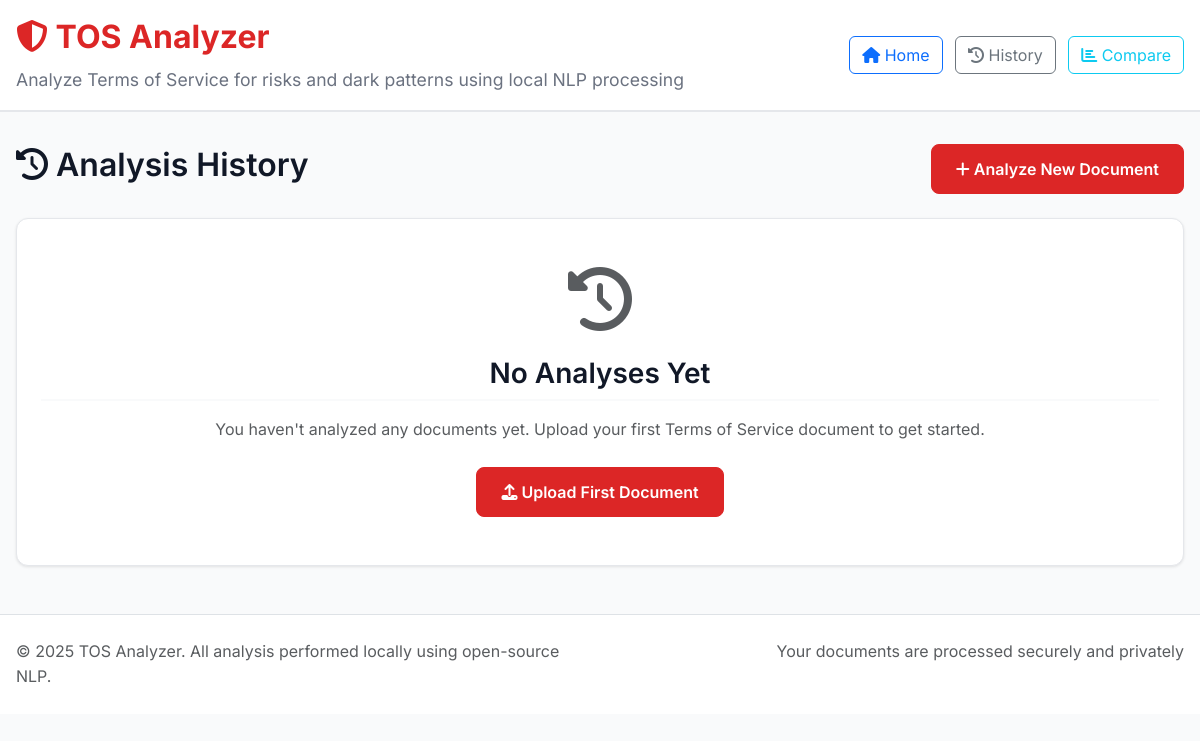
Before: /history with the older database file.
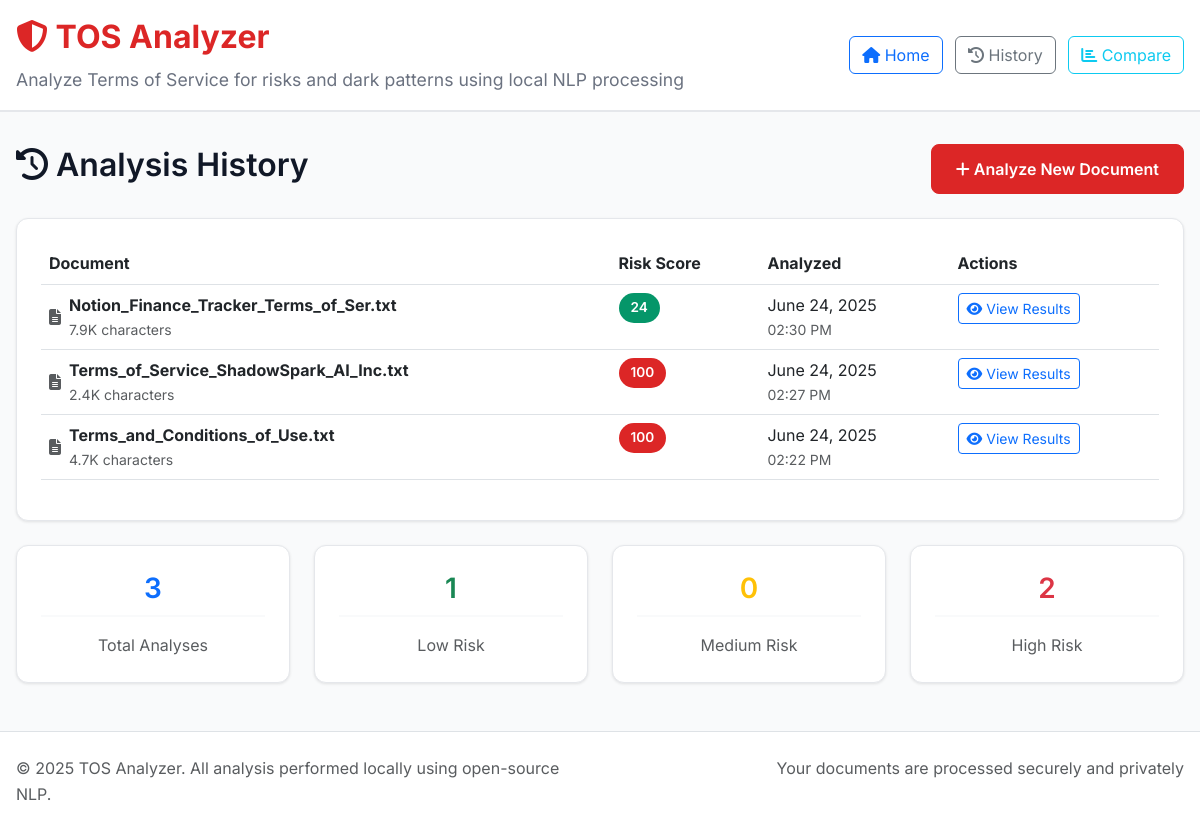
After: the same page with the newer database file.
### models.py (models this page shows, shortened)
class AnalysisResult(db.Model):
    id = db.Column(db.Integer, primary_key=True)
    filename = db.Column(db.String(255), nullable=False)
    file_hash = db.Column(db.String(64), nullable=False)
    risk_score = db.Column(db.Integer, nullable=False)
    transparency_score = db.Column(db.Integer, default=0)
    analysis_data = db.Column(db.Text, nullable=False)  # JSON string
    created_at = db.Column(db.DateTime, default=datetime.utcnow)
    def get_analysis_data(self):
        try:
            return json.loads(self.analysis_data)
        except (json.JSONDecodeError, TypeError):
            return {}

### routes.py (the view)
@app.route('/history')
def history():
    analyses = AnalysisResult.query.order_by(AnalysisResult.created_at.desc()).limit(50).all()
    return render_template('history.html', analyses=analyses)

### templates/history.html (shortened to what this page needs)
{% extends "base.html" %}
{% block content %}
<div class="row">
    <div class="col-12">
        <div class="d-flex justify-content-between align-items-center mb-4">
            <h2>
                <i class="fas fa-history"></i>
                Analysis History
            </h2>
            <a href="{{ url_for('index') }}" class="btn btn-primary">
                <i class="fas fa-plus"></i> Analyze New Document
            </a>
        </div>
        {% if analyses %}
            <div class="analysis-card">
                <div class="table-responsive">
                    <table class="table table-hover">
                        <thead>
                            <tr>
                                <th>Document</th>
                                <th>Risk Score</th>
                                <th>Analyzed</th>
                                <th>Actions</th>
                            </tr>
                        </thead>
                        <tbody>
                            {% for analysis in analyses %}
                            <tr>
                                <td>
                                    <div class="d-flex align-items-center">
                                        <i class="fas fa-file-alt text-muted me-2"></i>
                                        <div>
                                            <strong>{{ analysis.filename }}</strong>
                                            <div class="small text-muted">
                                                {{ "%.1f"|format(analysis.get_analysis_data().text_length / 1000) }}K characters
                                            </div>
                                        </div>
                                    </div>
                                </td>
                                <td>
                                    <span class="score-badge {{ 'low' if analysis.risk_score < 30 else 'medium' if analysis.risk_score < 70 else 'high' }}">
                                        {{ analysis.risk_score }}
                                    </span>
                                </td>
                                <td>
                                    <div>{{ analysis.created_at.strftime('%B %d, %Y') }}</div>
                                    <div class="small text-muted">{{ analysis.created_at.strftime('%I:%M %p') }}</div>
                                </td>
                                <td>
                                    <a href="{{ url_for('results', result_id=analysis.id) }}"
                                       class="btn btn-sm btn-outline-primary">
                                        <i class="fas fa-eye"></i> View Results
                                    </a>
                                </td>
                            </tr>
                            {% endfor %}
                        </tbody>
                    </table>
                </div>
            </div>
            <div class="row mt-4">
                <div class="col-md-3">
                    <div class="analysis-card text-center">
                        <h3 class="text-primary">{{ analyses|length }}</h3>
                        <p class="text-muted mb-0">Total Analyses</p>
                    </div>
                </div>
                <div class="col-md-3">
                    <div class="analysis-card text-center">
                        <h3 class="text-success">{{ analyses|selectattr('risk_score', 'lt', 30)|list|length }}</h3>
                        <p class="text-muted mb-0">Low Risk</p>
                    </div>
                </div>
                <div class="col-md-3">
                    <div class="analysis-card text-center">
                        <h3 class="text-warning">{{ analyses|selectattr('risk_score', 'ge', 30)|selectattr('risk_score', 'lt', 70)|list|length }}</h3>
                        <p class="text-muted mb-0">Medium Risk</p>
                    </div>
                </div>
                <div class="col-md-3">
                    <div class="analysis-card text-center">
                        <h3 class="text-danger">{{ analyses|selectattr('risk_score', 'ge', 70)|list|length }}</h3>
                        <p class="text-muted mb-0">High Risk</p>
                    </div>
                </div>
            </div>
        {% else %}
            <div class="analysis-card text-center py-5">
                <i class="fas fa-history fa-4x text-muted mb-4"></i>
                <h3>No Analyses Yet</h3>
                <p class="text-muted mb-4">
                    You haven't analyzed any documents yet. Upload your first Terms of Service document to get started.
                </p>
                <a href="{{ url_for('index') }}" class="btn btn-primary">
                    <i class="fas fa-upload"></i> Upload First Document
                </a>
            </div>
        {% endif %}
    </div>
</div>
{% endblock %}

### templates/base.html (shortened to what this page needs)
<!DOCTYPE html>
<html lang="en">
<head>
    <link href="https://cdn.jsdelivr.net/npm/bootstrap@5.3.0/dist/css/bootstrap.min.css" rel="stylesheet">
    <link href="https://cdnjs.cloudflare.com/ajax/libs/font-awesome/6.4.0/css/all.min.css" rel="stylesheet">
    <link href="{{ url_for('static', filename='css/style.css') }}" rel="stylesheet">
</head>
<body>
    <header class="main-header">
        <div class="container-fluid">
            <div class="row align-items-center">
                <div class="col-md-8">
                    <h1>
                        <i class="fas fa-shield-alt"></i>
                        TOS Analyzer
                    </h1>
                    <p class="mb-0">
                        Analyze Terms of Service for risks and dark patterns using local NLP processing
                    </p>
                </div>
                <div class="col-md-4 text-end">
                    <nav>
                        <a href="{{ url_for('index') }}" class="btn btn-outline-primary me-2">
                            <i class="fas fa-home"></i> Home
                        </a>
                        <a href="{{ url_for('history') }}" class="btn btn-outline-secondary me-2">
                            <i class="fas fa-history"></i> History
                        </a>
                        <a href="{{ url_for('compare') }}" class="btn btn-outline-info">
                            <i class="fas fa-chart-bar"></i> Compare
                        </a>
                    </nav>
                </div>
            </div>
        </div>
    </header>
    <main class="container-fluid">
        {% block content %}{% endblock %}
    </main>
    <footer class="mt-5 py-4 bg-white border-top">
        <div class="container-fluid">
            <div class="row">
                <div class="col-md-6">
                    <p class="text-muted mb-0">
                        © 2025 TOS Analyzer. All analysis performed locally using open-source NLP.
                    </p>
                </div>
                <div class="col-md-6 text-end">
                    <p class="text-muted mb-0">
                        Your documents are processed securely and privately
                    </p>
                </div>
            </div>
        </div>
    </footer>
</body>
</html>

### static/css/style.css (style rules this page uses)
:root { --color-primary: #DC2626; --color-secondary: #059669; --color-accent: #D97706; --color-background: #F9FAFB; --color-text: #111827; --color-neutral: #6B7280; --font-primary: 'Inter', -apple-system, BlinkMacSystemFont, 'Segoe UI', sans-serif; --font-mono: 'JetBrains Mono', 'Monaco', 'Menlo', monospace; }
* { margin: 0; padding: 0; box-sizing: border-box; }
body { font-family: var(--font-primary); background-color: var(--color-background); color: var(--color-text); line-height: 1.6; }
h1, h2, h3, h4, h5, h6 { font-weight: 600; line-height: 1.3; margin-bottom: 0.5rem; }
.container-fluid { max-width: 1400px; margin: 0 auto; padding: 0 1rem; }
.main-header { background: white; border-bottom: 2px solid #E5E7EB; padding: 1rem 0; margin-bottom: 2rem; }
.main-header h1 { color: var(--color-primary); font-size: 2rem; font-weight: 700; }
.main-header p { color: var(--color-neutral); font-size: 1.1rem; margin-top: 0.5rem; }
.analysis-card { background: white; border-radius: 12px; padding: 1.5rem; box-shadow: 0 1px 3px rgba(0, 0, 0, 0.1); border: 1px solid #E5E7EB; }
.analysis-card h3 { color: var(--color-text); margin-bottom: 1rem; padding-bottom: 0.5rem; border-bottom: 2px solid var(--color-background); }
.btn-primary { background-color: var(--color-primary); border-color: var(--color-primary); font-weight: 600; padding: 0.75rem 1.5rem; border-radius: 8px; transition: all 0.3s ease; }
.score-badge { display: inline-block; padding: 0.25rem 0.75rem; border-radius: 20px; font-weight: 600; font-size: 0.85rem; color: white; }
.score-badge.low { background-color: var(--color-secondary); }
.score-badge.high { background-color: var(--color-primary); }
.text-center { text-align: center; }
.mb-0 { margin-bottom: 0; }
.d-flex { display: flex; }
.justify-content-between { justify-content: space-between; }
.align-items-center { align-items: center; }

Changed rows visible on the page:
added AnalysisResult: filename "Notion_Finance_Tracker_Terms_of_Ser.txt", analysis.get_analysis_data().text_length/1000 "7.9", risk_score "24", created_at "June 24, 2025", created_at "02:30 PM"
added AnalysisResult: filename "Terms_of_Service_ShadowSpark_AI_Inc.txt", analysis.get_analysis_data().text_length/1000 "2.4", risk_score "100", created_at "June 24, 2025", created_at "02:27 PM"
added AnalysisResult: filename "Terms_and_Conditions_of_Use.txt", analysis.get_analysis_data().text_length/1000 "4.7", risk_score "100", created_at "June 24, 2025", created_at "02:22 PM"
Other visible differences:
{{ analyses|length }}: (not shown) → "3"
{{ analyses|selectattr('risk_score', 'lt', 30)|list|length }}: (not shown) → "1"
{{ analyses|selectattr('risk_score', 'ge', 70)|list|length }}: (not shown) → "2"
text no longer shown: "No Analyses Yet You haven't analyzed any documents yet. Upload your first Terms of Service document to get started. Upload First Document"
text now shown: "Document Risk Score Analyzed Actions Total Analyses Low Risk 0 Medium Risk High Risk"
